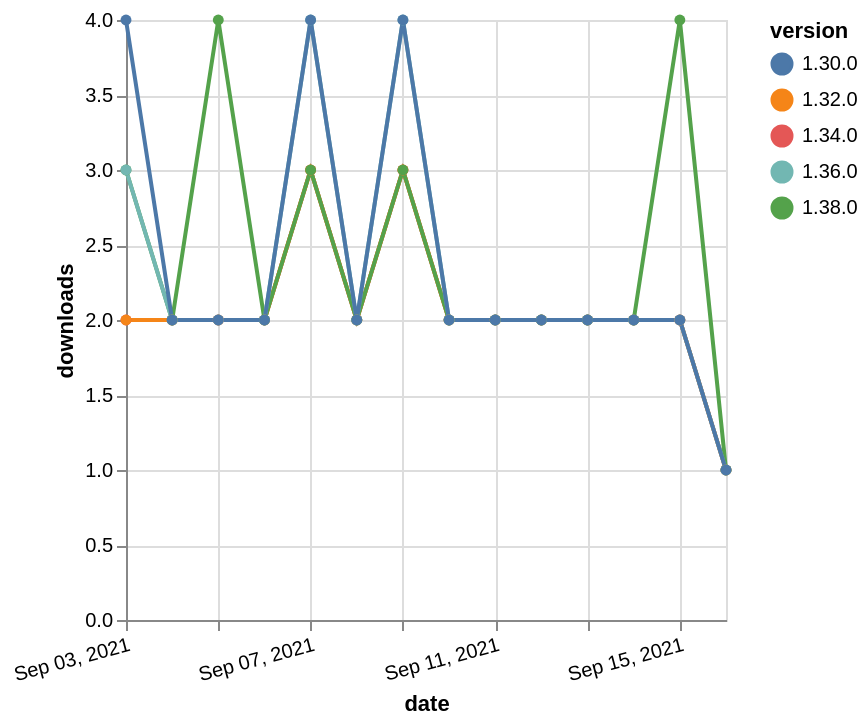

The Vega-Lite source for this figure:
### Vega-Lite specification from a JSON file in a GitHub repository (floating-point values rounded to 4 significant figures)
{"$schema": "https://vega.github.io/schema/vega-lite/v5.json", "description": "A simple bar chart with embedded data.", "data": {"values": [{"date": "2021-09-03", "total": 1013, "delta": 2, "version": "1.34.0"}, {"date": "2021-09-04", "total": 1015, "delta": 2, "version": "1.34.0"}, {"date": "2021-09-05", "total": 1017, "delta": 2, "version": "1.34.0"}, {"date": "2021-09-06", "total": 1019, "delta": 2, "version": "1.34.0"}, {"date": "2021-09-07", "total": 1022, "delta": 3, "version": "1.34.0"}, {"date": "2021-09-08", "total": 1024, "delta": 2, "version": "1.34.0"}, {"date": "2021-09-09", "total": 1027, "delta": 3, "version": "1.34.0"}, {"date": "2021-09-10", "total": 1029, "delta": 2, "version": "1.34.0"}, {"date": "2021-09-11", "total": 1031, "delta": 2, "version": "1.34.0"}, {"date": "2021-09-12", "total": 1033, "delta": 2, "version": "1.34.0"}, {"date": "2021-09-13", "total": 1035, "delta": 2, "version": "1.34.0"}, {"date": "2021-09-14", "total": 1037, "delta": 2, "version": "1.34.0"}, {"date": "2021-09-15", "total": 1039, "delta": 2, "version": "1.34.0"}, {"date": "2021-09-16", "total": 1040, "delta": 1, "version": "1.34.0"}, {"date": "2021-09-03", "total": 1466, "delta": 2, "version": "1.32.0"}, {"date": "2021-09-04", "total": 1468, "delta": 2, "version": "1.32.0"}, {"date": "2021-09-05", "total": 1470, "delta": 2, "version": "1.32.0"}, {"date": "2021-09-06", "total": 1472, "delta": 2, "version": "1.32.0"}, {"date": "2021-09-07", "total": 1475, "delta": 3, "version": "1.32.0"}, {"date": "2021-09-08", "total": 1477, "delta": 2, "version": "1.32.0"}, {"date": "2021-09-09", "total": 1480, "delta": 3, "version": "1.32.0"}, {"date": "2021-09-10", "total": 1482, "delta": 2, "version": "1.32.0"}, {"date": "2021-09-11", "total": 1484, "delta": 2, "version": "1.32.0"}, {"date": "2021-09-12", "total": 1486, "delta": 2, "version": "1.32.0"}, {"date": "2021-09-13", "total": 1488, "delta": 2, "version": "1.32.0"}, {"date": "2021-09-14", "total": 1490, "delta": 2, "version": "1.32.0"}, {"date": "2021-09-15", "total": 1492, "delta": 2, "version": "1.32.0"}, {"date": "2021-09-16", "total": 1493, "delta": 1, "version": "1.32.0"}, {"date": "2021-09-03", "total": 225, "delta": 3, "version": "1.38.0"}, {"date": "2021-09-04", "total": 227, "delta": 2, "version": "1.38.0"}, {"date": "2021-09-05", "total": 231, "delta": 4, "version": "1.38.0"}, {"date": "2021-09-06", "total": 233, "delta": 2, "version": "1.38.0"}, {"date": "2021-09-07", "total": 236, "delta": 3, "version": "1.38.0"}, {"date": "2021-09-08", "total": 238, "delta": 2, "version": "1.38.0"}, {"date": "2021-09-09", "total": 241, "delta": 3, "version": "1.38.0"}, {"date": "2021-09-10", "total": 243, "delta": 2, "version": "1.38.0"}, {"date": "2021-09-11", "total": 245, "delta": 2, "version": "1.38.0"}, {"date": "2021-09-12", "total": 247, "delta": 2, "version": "1.38.0"}, {"date": "2021-09-13", "total": 249, "delta": 2, "version": "1.38.0"}, {"date": "2021-09-14", "total": 251, "delta": 2, "version": "1.38.0"}, {"date": "2021-09-15", "total": 255, "delta": 4, "version": "1.38.0"}, {"date": "2021-09-16", "total": 256, "delta": 1, "version": "1.38.0"}, {"date": "2021-09-03", "total": 701, "delta": 3, "version": "1.36.0"}, {"date": "2021-09-04", "total": 703, "delta": 2, "version": "1.36.0"}, {"date": "2021-09-05", "total": 705, "delta": 2, "version": "1.36.0"}, {"date": "2021-09-06", "total": 707, "delta": 2, "version": "1.36.0"}, {"date": "2021-09-07", "total": 711, "delta": 4, "version": "1.36.0"}, {"date": "2021-09-08", "total": 713, "delta": 2, "version": "1.36.0"}, {"date": "2021-09-09", "total": 717, "delta": 4, "version": "1.36.0"}, {"date": "2021-09-10", "total": 719, "delta": 2, "version": "1.36.0"}, {"date": "2021-09-11", "total": 721, "delta": 2, "version": "1.36.0"}, {"date": "2021-09-12", "total": 723, "delta": 2, "version": "1.36.0"}, {"date": "2021-09-13", "total": 725, "delta": 2, "version": "1.36.0"}, {"date": "2021-09-14", "total": 727, "delta": 2, "version": "1.36.0"}, {"date": "2021-09-15", "total": 729, "delta": 2, "version": "1.36.0"}, {"date": "2021-09-16", "total": 730, "delta": 1, "version": "1.36.0"}, {"date": "2021-09-03", "total": 2006, "delta": 4, "version": "1.30.0"}, {"date": "2021-09-04", "total": 2008, "delta": 2, "version": "1.30.0"}, {"date": "2021-09-05", "total": 2010, "delta": 2, "version": "1.30.0"}, {"date": "2021-09-06", "total": 2012, "delta": 2, "version": "1.30.0"}, {"date": "2021-09-07", "total": 2016, "delta": 4, "version": "1.30.0"}, {"date": "2021-09-08", "total": 2018, "delta": 2, "version": "1.30.0"}, {"date": "2021-09-09", "total": 2022, "delta": 4, "version": "1.30.0"}, {"date": "2021-09-10", "total": 2024, "delta": 2, "version": "1.30.0"}, {"date": "2021-09-11", "total": 2026, "delta": 2, "version": "1.30.0"}, {"date": "2021-09-12", "total": 2028, "delta": 2, "version": "1.30.0"}, {"date": "2021-09-13", "total": 2030, "delta": 2, "version": "1.30.0"}, {"date": "2021-09-14", "total": 2032, "delta": 2, "version": "1.30.0"}, {"date": "2021-09-15", "total": 2034, "delta": 2, "version": "1.30.0"}, {"date": "2021-09-16", "total": 2035, "delta": 1, "version": "1.30.0"}]}, "width": "container", "mark": {"type": "line", "point": {"filled": true}}, "encoding": {"x": {"field": "date", "type": "temporal", "timeUnit": "yearmonthdate", "title": "date", "axis": {"labelAngle": -15}}, "y": {"field": "delta", "type": "quantitative", "title": "downloads"}, "color": {"field": "version", "type": "nominal"}, "tooltip": {"field": "delta"}}}
